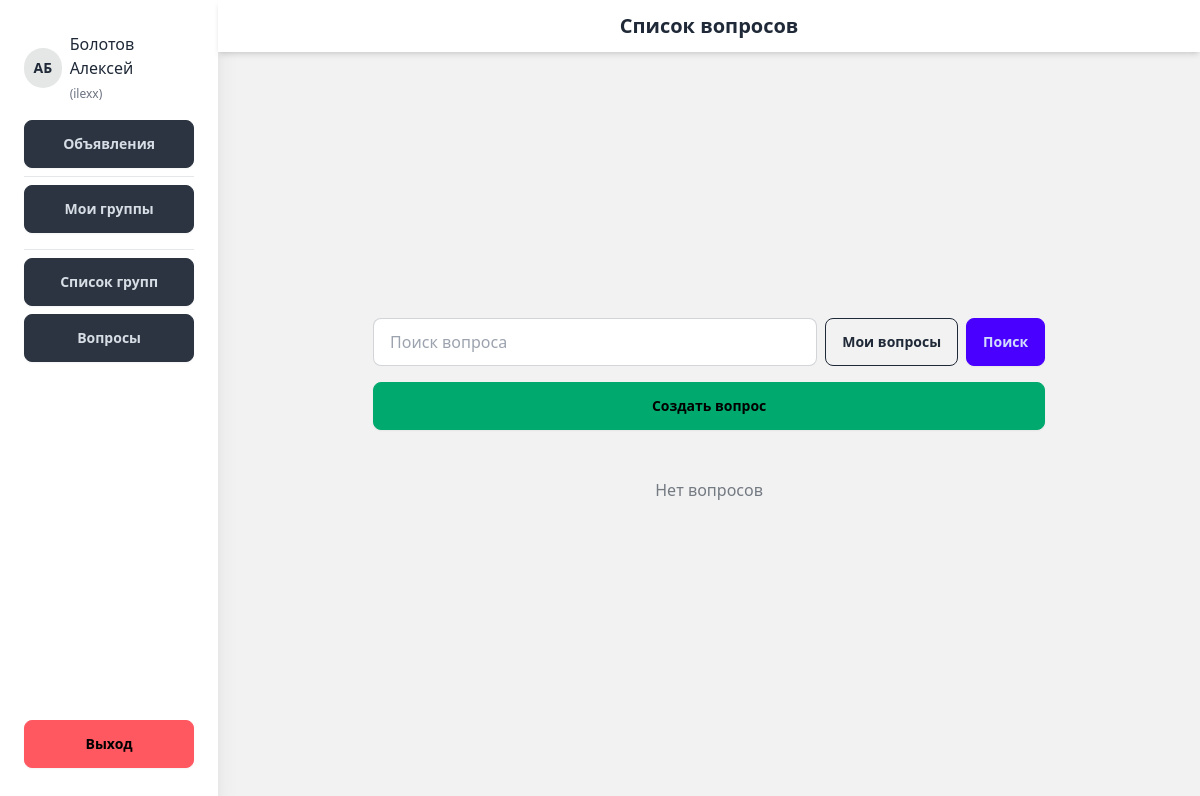
/questions/ (signed in), run on the app's committed database.
### accounts/models.py (models this page shows, shortened)
class User(AbstractUser):
    ROLE_CHOICES = (
        ('admin', 'Администратор'),
        ('user', 'Пользователь'),
    )
    role = models.CharField(
        max_length=10,
        choices=ROLE_CHOICES,
        default='user',
        verbose_name='Роль'
    )

class Profile(models.Model):
    user = models.OneToOneField(User, on_delete=models.CASCADE, related_name='profile')
    last_name = models.CharField(max_length=100, verbose_name='Фамилия', blank=False)
    first_name = models.CharField(max_length=100, verbose_name='Имя', blank=False)
    patronymic = models.CharField(max_length=100, verbose_name='Отчество', blank=False)
    birth_date = models.DateField(null=True, blank=False, verbose_name='Дата рождения')
    institution = models.CharField(max_length=255, verbose_name='Учебное заведение', blank=True)
    faculty = models.CharField(max_length=255, verbose_name='Факультет', blank=True)
    study_group = models.CharField(max_length=255, verbose_name='Группа', blank=True)
    photo = models.ImageField(upload_to='profile_photos/', blank=True, null=True, verbose_name='Фото профиля')

### questions/views.py (the view)
# urls.py: path('', views.question_list, name='question_list'),
@login_required
def question_list(request):
    query = request.GET.get('q', '')
    only_mine = request.GET.get('only_mine') == 'on'
    questions = Question.objects.all()
    if query:
        questions = questions.filter(question_text__icontains=query)
    if only_mine:
        questions = questions.filter(created_by=request.user)
    return render(request, 'questions/question_list.html', {
        'questions': questions,
        'query': query,
        'only_mine': only_mine,
    })

### templates/questions/question_list.html (shortened to what this page needs)
{% extends 'base.html' %}
{% block page_title %}Список вопросов{% endblock %}
{% block content %}
<div class="w-full max-w-2xl mx-auto">
    <form id="question-filter-form" method="get"
        class="flex flex-col sm:flex-row gap-2 mb-4 items-center w-full max-w-2xl mx-auto">
        <input type="text" name="q" value="{{ query }}" placeholder="Поиск вопроса"
            class="input input-bordered w-full" />
        <button type="button" id="only-mine-toggle" class="btn transition-all duration-150
                   {% if only_mine %}btn-primary text-white{% else %}btn-outline{% endif %}
                   w-full sm:w-auto">
            {% if only_mine %}
            Все вопросы
            {% else %}
            Мои вопросы
            {% endif %}
        </button>
        <button type="submit" class="btn btn-primary w-full sm:w-auto">Поиск</button>
    </form>
    <a href="{% url 'questions:create_question' %}" class="btn btn-success w-full mb-4">Создать вопрос</a>
    <ul class="space-y-3">
        {% for question in questions %}
        <li>
            <a href="{% url 'questions:question_detail' question.pk %}"
                class="block group rounded-xl bg-base-100 shadow-md hover:shadow-lg transition-shadow duration-200 p-4 focus:outline-none hover:bg-base-200 cursor-pointer">
                <div class="flex flex-col">
                    <div class="text-base font-semibold break-words group-hover:text-primary transition">
                        {{ question.question_text|truncatechars:100 }}
                    </div>
                    <div class="text-xs text-base-content/60 mt-1">
                        Создано: <span class="font-medium">
                            {{ question.created_by.profile.last_name }} {{ question.created_by.profile.first_name }}({{
                            question.created_by.username }})
                        </span>
                        {% if question.created_at %}
                        | {{ question.created_at|date:"d.m.Y H:i" }}
                        {% endif %}
                    </div>
                </div>
            </a>
        </li>
        {% empty %}
        <li class="text-base-content/60 text-center py-8">Нет вопросов</li>
        {% endfor %}
    </ul>
</div>
{% endblock %}

### templates/base.html (shortened to what this page needs)
<!DOCTYPE html>
<html lang="ru">
<head>
  {% load static %}
  <link href="https://cdn.jsdelivr.net/npm/daisyui@4.10.2/dist/full.min.css" rel="stylesheet" type="text/css" />
  <script src="https://cdn.tailwindcss.com"></script>
</head>
<body class="bg-base-200 min-h-screen font-sans">
  <div class="min-h-screen flex">
    {% if user.is_authenticated %}
    <aside class="hidden md:flex flex-col justify-between w-64 bg-base-100 shadow-xl px-6 py-8">
      <div>
        <a href="{% url 'accounts:profile' %}" class="flex items-center gap-2 mb-4 hover:underline">
          {% if user.profile.photo %}
          <img src="{{ user.profile.photo.url }}" class="w-10 h-10 rounded-full object-cover ring ring-primary">
          {% else %}
          <div class="w-10 h-10 rounded-full bg-base-300 flex items-center justify-center text-sm font-bold">
            {{ user.profile.first_name|first }}{{ user.profile.last_name|first }}
          </div>
          {% endif %}
          <span class="text-left">
            {{ user.profile.last_name }} {{ user.profile.first_name }}<br>
            <span class="text-xs text-gray-500">({{ user.username }})</span>
          </span>
        </a>
        <a href="{% url 'announcements:list' %}" class="btn btn-neutral w-full">Объявления</a>
        <hr class="my-2" />
        <a href="{% url 'accounts:my_groups' %}" class="btn btn-neutral w-full mb-2">Мои группы</a>
        <hr class="my-2" />
        <a href="{% url 'groups:group_list' %}" class="btn btn-neutral w-full mb-2">Список групп</a>
        <a href="{% url 'questions:question_list' %}" class="btn btn-neutral w-full">Вопросы</a>
      </div>
      <div class="mt-8 space-y-2">
        <a href="{% url 'accounts:logout' %}" class="btn btn-error w-full">Выход</a>
      </div>
    </aside>
    {% endif %}
    <div class="flex flex-col flex-grow w-full min-h-screen">
      <header class="bg-base-100 shadow-md px-4 py-3 flex items-center justify-center relative">
        <h1 class="text-center font-semibold text-xl w-full">{% block page_title %}{% endblock %}</h1>
      </header>
      <main class="flex-grow flex items-center justify-center px-4 py-6">
        {% block content %}{% endblock %}
      </main>
    </div>
  </div>
</body>
</html>

### data on the page
User: profile.first_name|first "А", profile.last_name|first "Б", profile.last_name "Болотов", profile.first_name "Алексей", username "ilexx"
